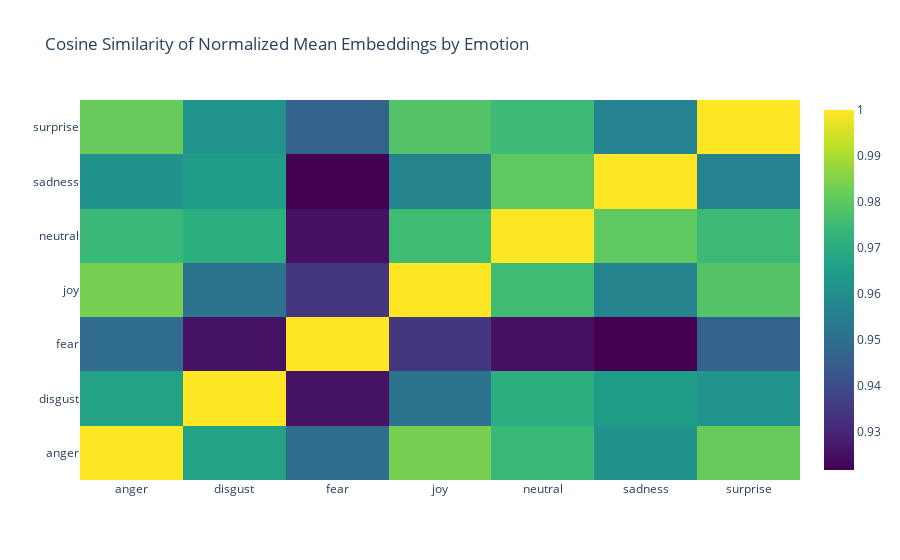

Notebook cell for this chart:
### Code cell
# Create a list of emotions
emotion_classes = list(mean_embeddings.keys())

# Convert the mean embeddings to a numpy array for similarity computation
mean_embedding_matrix = np.array([mean_embeddings[emotion] for emotion in emotion_classes])

# Compute the cosine similarity matrix
similarity_matrix = cosine_similarity(mean_embedding_matrix)

# Create a heatmap using Plotly
fig = go.Figure(data=go.Heatmap(
    z=similarity_matrix,
    x=emotion_classes,
    y=emotion_classes,
    colorscale='Viridis'
))

# Update the layout for better readability
fig.update_layout(
    title='Cosine Similarity of Normalized Mean Embeddings by Emotion',
    xaxis_nticks=36,
    yaxis_nticks=36
)

# Show the figure
fig.show()

### Figure 1 — Plotly figure (JSON) as saved in the notebook; plotly's stock layout.template omitted (floating-point values rounded to 4 significant figures)
{"data": [{"colorscale": [[0, "#440154"], [0.1111, "#482878"], [0.2222, "#3e4989"], [0.3333, "#31688e"], [0.4444, "#26828e"], [0.5556, "#1f9e89"], [0.6667, "#35b779"], [0.7778, "#6ece58"], [0.8889, "#b5de2b"], [1, "#fde725"]], "type": "heatmap", "x": ["anger", "disgust", "fear", "joy", "neutral", "sadness", "surprise"], "y": ["anger", "disgust", "fear", "joy", "neutral", "sadness", "surprise"], "z": [[1.0, 0.9667, 0.9492, 0.9838, 0.9745, 0.9617, 0.9815], [0.9667, 1.0, 0.9255, 0.9519, 0.9708, 0.965, 0.9621], [0.9492, 0.9255, 1.0, 0.9342, 0.9249, 0.9216, 0.9461], [0.9838, 0.9519, 0.9342, 1.0, 0.9754, 0.957, 0.9786], [0.9745, 0.9708, 0.9249, 0.9754, 1, 0.9803, 0.975], [0.9617, 0.965, 0.9216, 0.957, 0.9803, 1.0, 0.9565], [0.9815, 0.9621, 0.9461, 0.9786, 0.975, 0.9565, 1.0]]}], "layout": {"title": {"text": "Cosine Similarity of Normalized Mean Embeddings by Emotion"}, "xaxis": {"nticks": 36}, "yaxis": {"nticks": 36}}}
